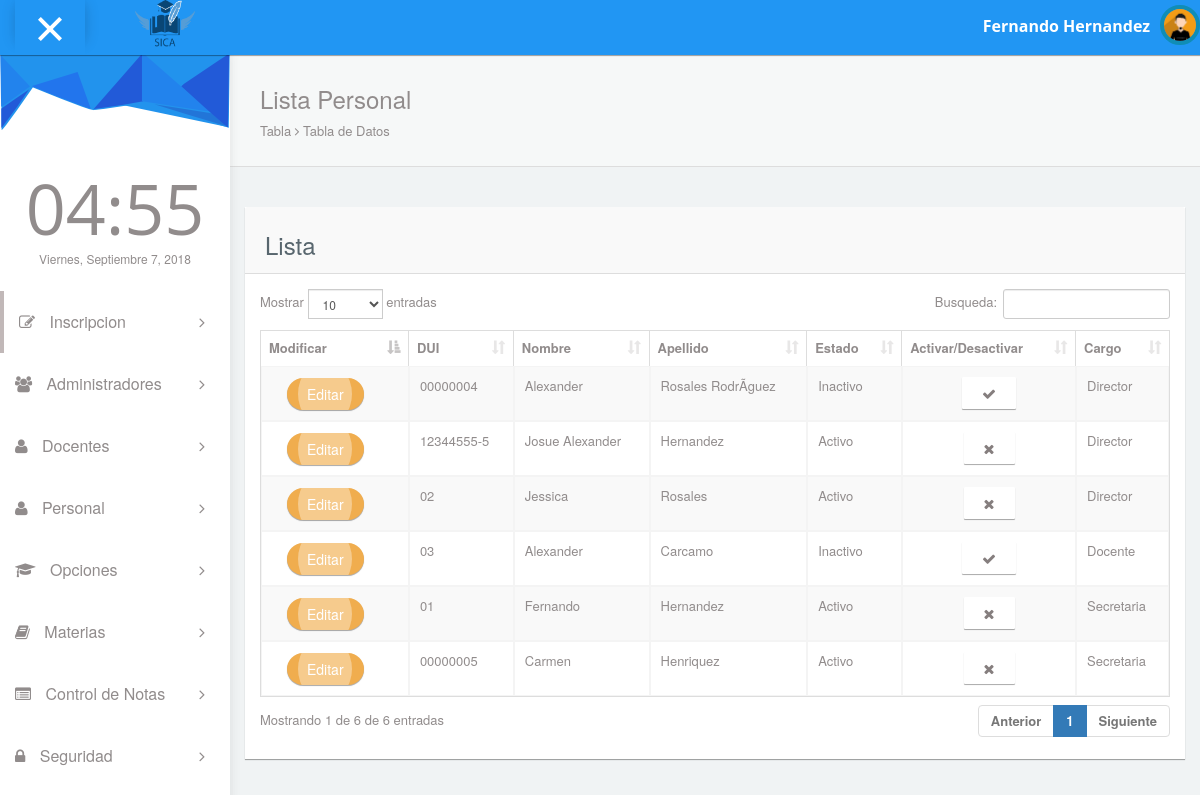
The page /pages/listapersonal.php on the database as committed earlier.
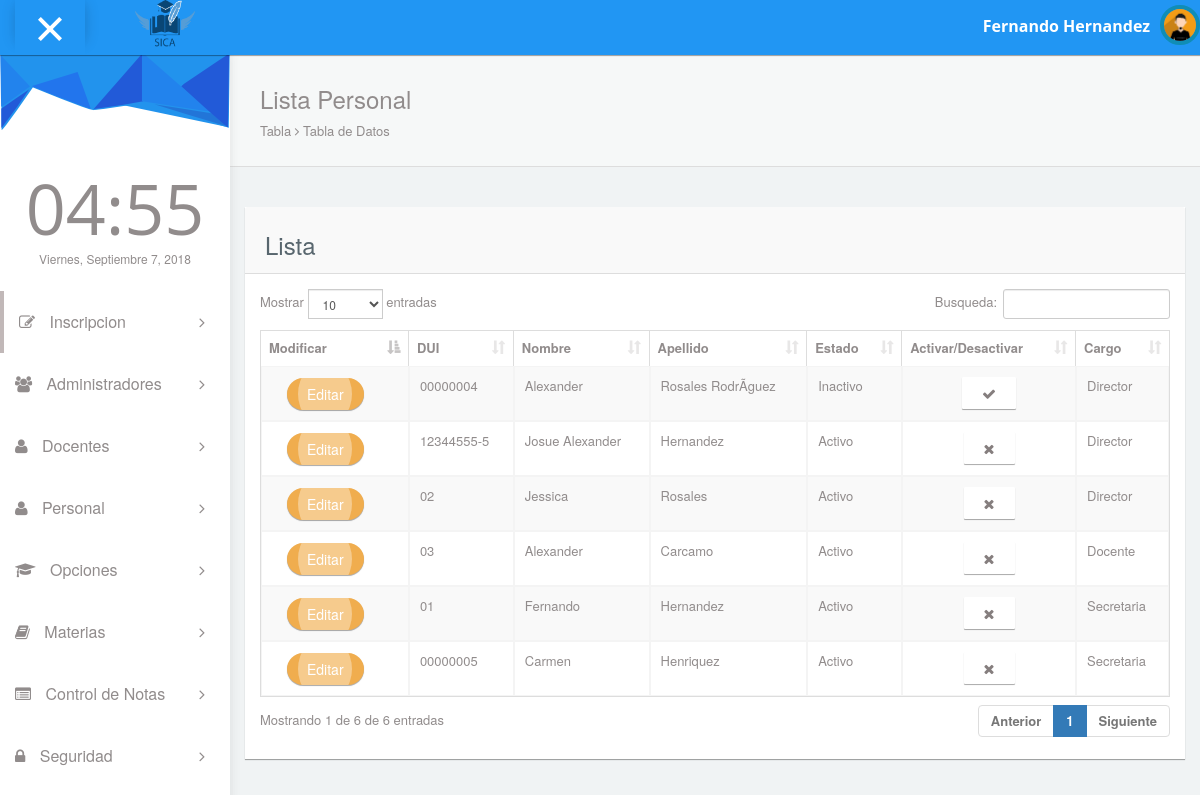
The same page on the database as committed later.
### tables this page shows
CREATE TABLE `tpersonal` (
  `eid_personal` int(11) NOT NULL,
  `cdui` varchar(10) NOT NULL,
  `cnombre` varchar(50) NOT NULL,
  `capellido` varchar(50) NOT NULL,
  `ctelefono` varchar(10) NOT NULL,
  `ccorreo` varchar(200) NOT NULL,
  `cdireccion` varchar(200) NOT NULL,
  `ffechanacimiento` date NOT NULL,
  `iestado` int(11) NOT NULL,
  `isexo` int(11) NOT NULL,
  `efk_idcargo` int(11) NOT NULL
);

CREATE TABLE `tcargos` (
  `eid_cargo` int(11) NOT NULL,
  `ccargo` varchar(50) NOT NULL
);

### pages/listapersonal.php (the view, shortened to what this page needs)
<!DOCTYPE html>
<html lang="en">
<head>
  <link rel="stylesheet" type="text/css" href="../asset/css/bootstrap.min.css">
  <link rel="stylesheet" type="text/css" href="../asset/css/plugins/font-awesome.min.css"/>
  <link rel="stylesheet" type="text/css" href="../asset/css/plugins/datatables.bootstrap.min.css"/>
  <link rel="stylesheet" type="text/css" href="../asset/css/plugins/animate.min.css"/>
  <link href="../asset/css/style.css" rel="stylesheet">
</head>
<body id="mimin" class="dashboard">
      <?php include "header.php"?>
      <div class="container-fluid mimin-wrapper">
<?php include "menu.php";?>
            <div id="content">
               <div class="panel box-shadow-none content-header">
                  <div class="panel-body">
                    <div class="col-md-12">
                        <h3 class="animated fadeInLeft">Lista Personal</h3>
                        <p class="animated fadeInDown">
                          Tabla <span class="fa-angle-right fa"></span> Tabla de Datos
                        </p>
                    </div>
                  </div>
              </div>
              <form id="turismo" name="turismo" action="" method="post">
              <div class="col-md-12 top-20 padding-0">
                <div class="col-md-12">
                  <div class="panel">
                    <div class="panel-heading"><h3>Lista</h3></div>
                    <div class="panel-body">
                      <div class="responsive-table">
                      <table id="datatables-example" class="table table-striped table-bordered" width="100%" cellspacing="0">
                      <thead>
                        <tr>
                          <th>Modificar</th>
                          <th>DUI</th>
                          <th>Nombre</th>
                          <th>Apellido</th>
                          <th>Estado</th>
                          <th>Activar/Desactivar</th>
                          <th>Cargo</th>
                        </tr>
                      </thead>
                      <tbody>
                      <?php
include "../config/conexion.php";
$result = $conexion->query("select eid_personal,tpersonal.cdui as dui,tpersonal.cnombre as nombre,tpersonal.capellido as apellido,tpersonal.iestado as estado,tcargos.ccargo as cargo from tpersonal,tcargos where tpersonal.efk_idcargo=tcargos.eid_cargo order by cargo");
if ($result) {
    while ($fila = $result->fetch_object()) {
        echo "<tr>";
        echo "<td>
          <div class='col-md-2' style='margin-top:1px'>
            <button class='btn ripple-infinite btn-round btn-warning' onclick='modify(" . $fila->eid_personal. ")';>
            <div>
              <span>Editar</span>
            </div>
            </button>
            </div>
        </td>";
        echo "<td>" . $fila->dui . "</td>";
        echo "<td>" . $fila->nombre . "</td>";
        echo "<td>" . $fila->apellido . "</td>";
        if ($fila->estado==1) {
          echo "<td>Activo</td>";
          echo "<td style='text-align:center;'><button align='center' type='button' class='btn btn-default' onclick=confirmar(" . $fila->eid_personal . ",1);><i class='fa fa-remove'></i>
             </button></td>";
       }else
       {
          echo "<td>Inactivo</td>";
          echo "<td style='text-align:center;'><button align='center' type='button' class='btn btn-default' onclick=confirmar(" . $fila->eid_personal . ",2);><i class='fa fa-check'></i>
             </button></td>";
       }
        echo "<td>" . $fila->cargo . "</td>";
        echo "</tr>";
    }
}
?>
                      </tbody>
                        </table>
                      </div>
                  </div>
                </div>
              </div>
              </div>
              </form>
            </div>
      </div>
</body>
</html>

### pages/header.php (shortened to what this page needs)
<nav class="navbar navbar-default header navbar-fixed-top">
  <div class="col-md-12 nav-wrapper">
    <div class="navbar-header" style="width:100%;">
      <div class="opener-left-menu is-open">
        <span class="bottom"></span>
      </div>
      <b><img src="../asset/img/logo.png" style="width:60px;height=60px"></b>
        <a href="index.html" class="navbar-brand">
        </a>
      <ul class="nav navbar-nav navbar-right user-nav">
        <li class="user-name"><span>Fernando Hernandez </span></li>
          <li class="dropdown avatar-dropdown">
           <img src="../asset/img/avatar.jpg" class="img-circle avatar" alt="user name" data-toggle="dropdown" aria-haspopup="true" aria-expanded="true"/>
        </li>
      </ul>
    </div>
  </div>
</nav>

### pages/menu.php (shortened to what this page needs)
<div id="left-menu">
  <div class="sub-left-menu scroll">
    <ul class="nav nav-list">
        <li><div class="left-bg"></div></li>
        <li class="time">
          <h1 class="animated fadeInLeft">21:00</h1>
          <p class="animated fadeInRight">Sat,October 1st 2029</p>
        </li>
    <li class="active ripple">
      <a class="tree-toggle nav-header"><span class="fa fa-edit"></span> Inscripcion
        <span class="fa-angle-right fa right-arrow text-right"></span>
      </a>
    </li>
    <li class="ripple">
      <a class="tree-toggle nav-header">
        <span class="fa fa-users"></span> Administradores
        <span class="fa-angle-right fa right-arrow text-right"></span>
      </a>
    </li>
    <li class="ripple">
      <a class="tree-toggle nav-header">
        <span class="fa-user fa"></span> Docentes
        <span class="fa-angle-right fa right-arrow text-right"></span>
      </a>
    </li>
    <li class="ripple">
      <a class="tree-toggle nav-header">
        <span class="fa-user fa"></span> Personal
        <span class="fa-angle-right fa right-arrow text-right"></span>
      </a>
    </li>
    <li class="ripple">
      <a class="tree-toggle nav-header">
        <span class="fa fa-graduation-cap"></span> Opciones
        <span class="fa-angle-right fa right-arrow text-right"></span>
      </a>
    </li>
    <li class="ripple">
      <a class="tree-toggle nav-header">
        <span class="fa fa-book"></span> Materias
        <span class="fa-angle-right fa right-arrow text-right"></span>
      </a>
    </li>
         <li class="ripple">
          <a class="tree-toggle nav-header">
            <span class="fa fa-list-alt"></span> Control de Notas
            <span class="fa-angle-right fa right-arrow text-right"></span>
          </a>
        </li>
        <li class="ripple">
          <a class="tree-toggle nav-header">
            <span class="fa fa-lock "></span> Seguridad
            <span class="fa-angle-right fa right-arrow text-right"></span>
          </a>
        </li>
      </ul>
    </div>
</div>

Rows that differ between the two databases and show on the page:
changed tpersonal "Carcamo": iestado "Inactivo" → "Activo"
